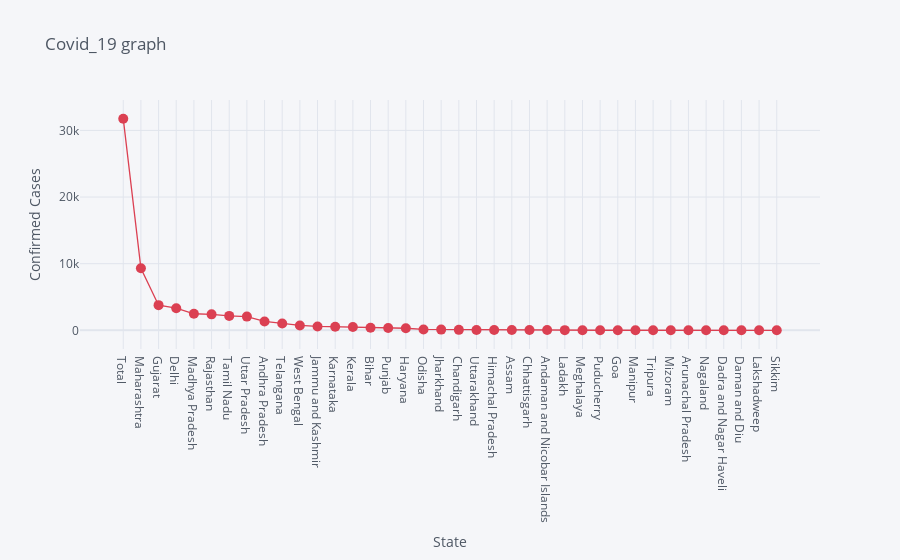

This figure's notebook cell:
### Markdown cell above
# Hover over the graph markers to see confirmed cases for each state.

### Code cell
df.iplot(kind= 'scatter', x= 'State', y='Confirmed', mode= 'markers+lines', title= 'Covid_19 graph', xTitle= 'State', yTitle= 'Confirmed Cases', color= 'red', size= 10)

### Figure 1 — Plotly figure (JSON) as saved in the notebook; plotly's stock layout.template omitted (floating-point values rounded to 4 significant figures)
{"data": [{"line": {"color": "rgba(219, 64, 82, 1.0)", "dash": "solid", "shape": "linear", "width": 1.3}, "marker": {"size": 10, "symbol": "circle"}, "mode": "markers+lines", "name": "Confirmed", "text": "", "type": "scatter", "x": ["Total", "Maharashtra", "Gujarat", "Delhi", "Madhya Pradesh", "Rajasthan", "Tamil Nadu", "Uttar Pradesh", "Andhra Pradesh", "Telangana", "West Bengal", "Jammu and Kashmir", "Karnataka", "Kerala", "Bihar", "Punjab", "Haryana", "Odisha", "Jharkhand", "Chandigarh", "Uttarakhand", "Himachal Pradesh", "Assam", "Chhattisgarh", "Andaman and Nicobar Islands", "Ladakh", "Meghalaya", "Puducherry", "Goa", "Manipur", "Tripura", "Mizoram", "Arunachal Pradesh", "Nagaland", "Dadra and Nagar Haveli", "Daman and Diu", "Lakshadweep", "Sikkim"], "y": [31760, 9318, 3774, 3314, 2481, 2393, 2162, 2053, 1332, 1009, 725, 581, 534, 496, 383, 342, 308, 125, 105, 67, 54, 40, 38, 38, 33, 22, 12, 8, 7, 2, 2, 1, 1, 0, 0, 0, 0, 0]}], "layout": {"legend": {"bgcolor": "#F5F6F9", "font": {"color": "#4D5663"}}, "paper_bgcolor": "#F5F6F9", "plot_bgcolor": "#F5F6F9", "title": {"font": {"color": "#4D5663"}, "text": "Covid_19 graph"}, "xaxis": {"gridcolor": "#E1E5ED", "showgrid": true, "tickfont": {"color": "#4D5663"}, "title": {"font": {"color": "#4D5663"}, "text": "State"}, "zerolinecolor": "#E1E5ED"}, "yaxis": {"gridcolor": "#E1E5ED", "showgrid": true, "tickfont": {"color": "#4D5663"}, "title": {"font": {"color": "#4D5663"}, "text": "Confirmed Cases"}, "zerolinecolor": "#E1E5ED"}}}
